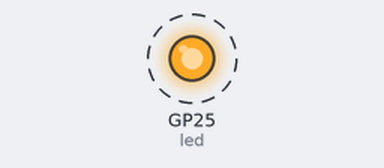
A program run on a simulated Raspberry Pi Pico running MicroPython. Shown: output pins drawn as LEDs (lit = HIGH). Dashed ring = blinking.

Above: at 0.2 s.
Timing chart, 0 to 3.0 s (numbered marks = the images above):
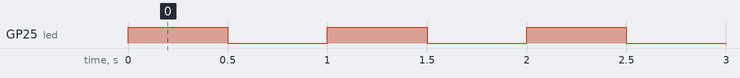

The program:

01_blink_led.py
```python
"""
Raspberry Pi Pico - Beginner Program 1: Blinking LED
====================================================

This program demonstrates the most basic operation with Raspberry Pi Pico:
blinking the onboard LED.

Hardware required:
- Raspberry Pi Pico
- USB cable for power and programming

The Pico has an onboard LED connected to GPIO pin 25.
This program will make it blink on and off at regular intervals.

Instructions:
1. Connect your Pico to your computer via USB
2. Upload this program to the Pico
3. The onboard LED should start blinking

Concepts covered:
- Basic MicroPython imports
- GPIO pin configuration
- Simple timing with sleep()
- Infinite loops
"""

import machine  # Core functionality for hardware control
import time     # For timing and delays

# Set up the onboard LED (connected to GPIO pin 25 on the Pico)
led = machine.Pin(25, machine.Pin.OUT)

# Main loop that runs forever
while True:
    led.value(1)  # Turn on the LED
    time.sleep(0.5)  # Wait for 0.5 seconds

    led.value(0)  # Turn off the LED
    time.sleep(0.5)  # Wait for 0.5 seconds

    # The loop will repeat, creating a blinking effect
```

Measured:
- by itself, GP25 (led): alternates HIGH for 0.50 s and LOW for 0.50 s
